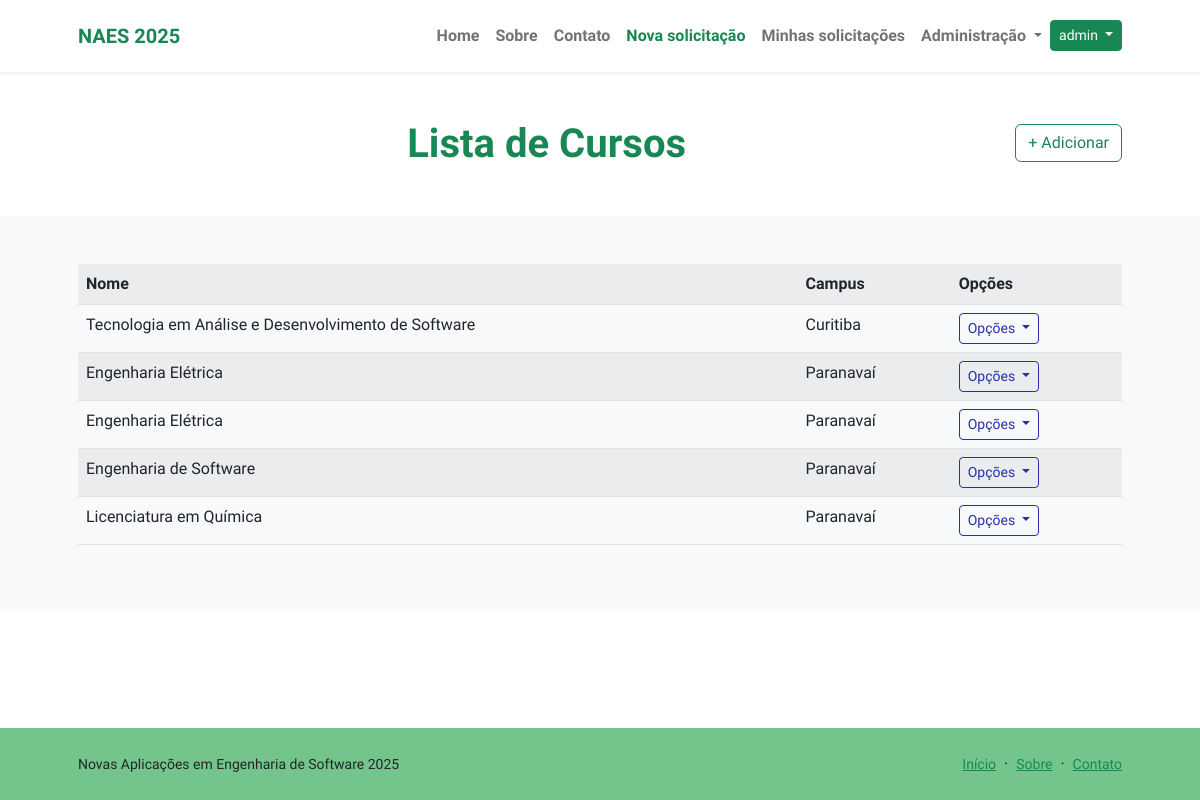
Page /protocolo/listar/cursos/ (signed in) on the earlier database version.
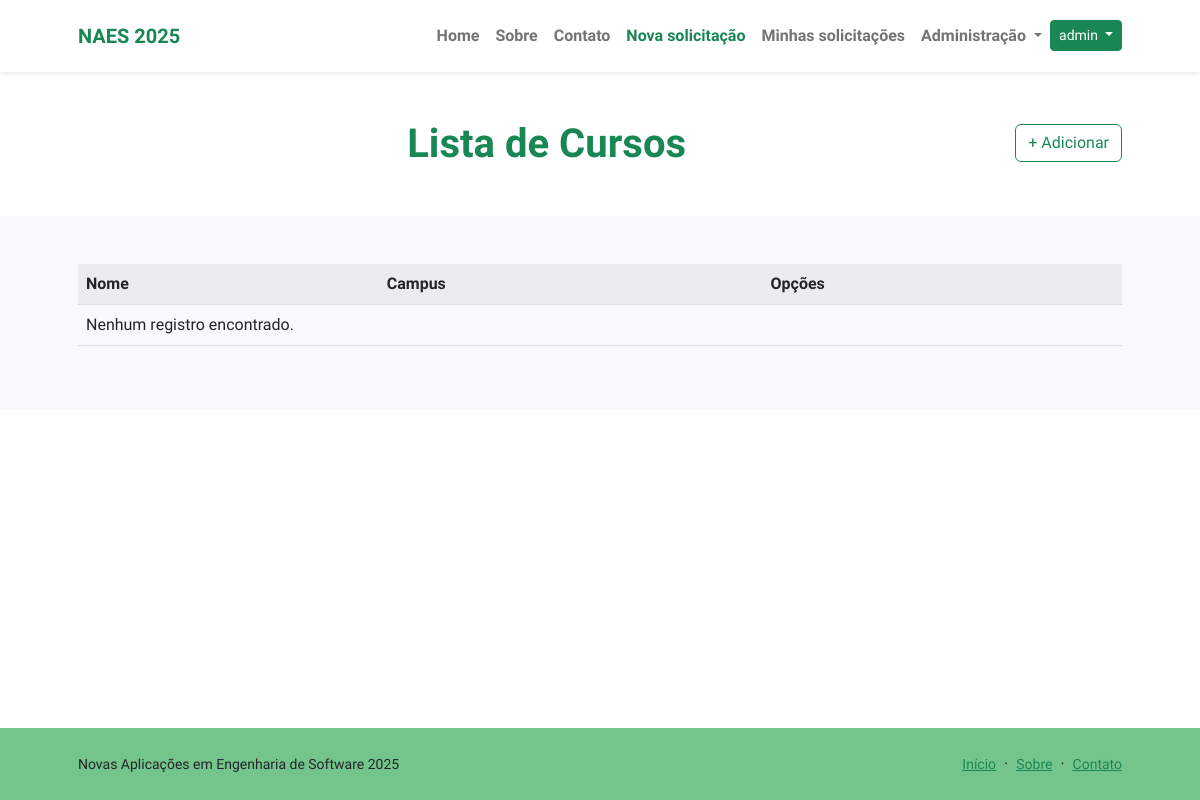
Same page on the later database version.
### protocolos/models.py (models this page shows, shortened)
class Curso(models.Model):
    nome = models.CharField(max_length=150)
    campus = models.ForeignKey(Campus, on_delete=models.PROTECT)
    class Meta:
        ordering = ["nome"]

class Campus(models.Model):
    nome = models.CharField(max_length=120)
    class Meta:
        ordering = ["nome"]
        verbose_name_plural = "Campi"

### protocolos/views.py (the view)
# urls.py: path("listar/cursos/", CursoList.as_view(), name="listar-curso"),
class CursoList(LoginRequiredMixin, ListView):
    template_name = "protocolos/listas/curso.html"
    model = Curso
    ordering = ["campus", "nome"]

### protocolos/templates/protocolos/listas/curso.html (shortened to what this page needs)
{% extends "paginasweb/modelos/index.html" %}
{% load static %}
{% block header %}
<div class="text-center">
    <h1 class="display-6 fw-bolder mb-4">
        <span class="text-success d-inline">
            Lista de Cursos
        </span>
        <a href="{% url "cadastrar-curso" %}" class="mt-1 btn btn-outline-success float-lg-end">
            + Adicionar
        </a>
    </h1>
</div>
{% endblock header %}
{% block conteudo %}
<div>
    <table class="table table-striped">
        <tr>
            <th>Nome</th>
            <th>Campus</th>
            <th>Opções</th>
        </tr>
        {% for object in object_list %}
        <tr>
            <td>{{ object.nome }}</td>
            <td>{{ object.campus.nome }}</td>
            <td>
                <div class="dropdown">
                    <button class="btn btn-outline-primary btn-sm dropdown-toggle" type="button" data-bs-toggle="dropdown" aria-expanded="false">
                        Opções
                    </button>
                </div>
            </td>
        </tr>
        {% empty %}
        <tr>
            <td colspan="3">Nenhum registro encontrado.</td>
        </tr>
        {% endfor %}
    </table>
</div>
{% endblock conteudo %}

Differences in the rows shown:
removed Curso: nome "Tecnologia em Análise e Desenvolvimento de Software", campus.nome "Curitiba"
removed Curso: nome "Engenharia Elétrica", campus.nome "Paranavaí"
removed Curso: nome "Engenharia Elétrica", campus.nome "Paranavaí"
removed Curso: nome "Engenharia de Software", campus.nome "Paranavaí"
removed Curso: nome "Licenciatura em Química", campus.nome "Paranavaí"
Other differences:
text now shown: "Nenhum registro encontrado."
